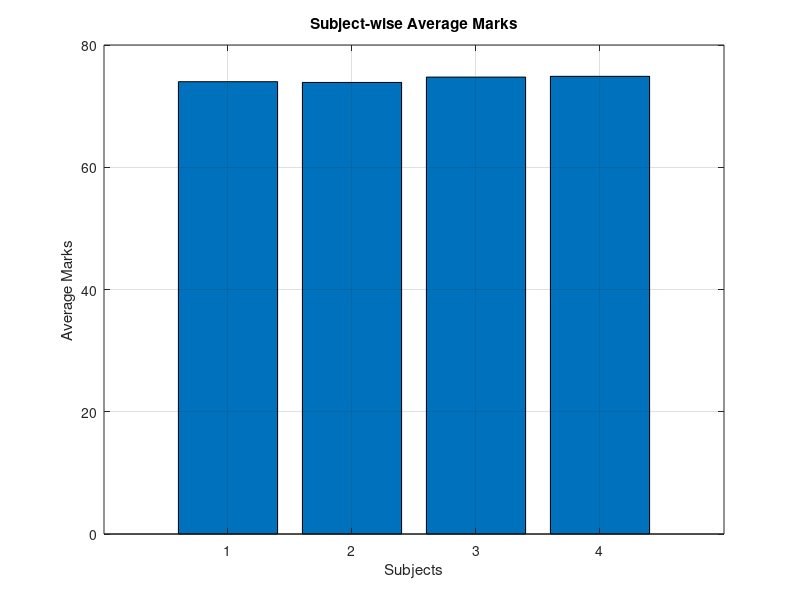
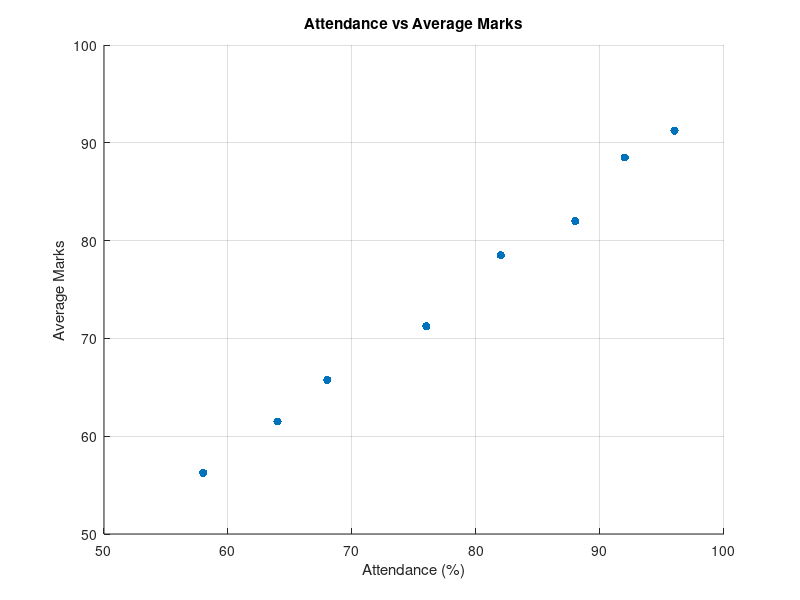
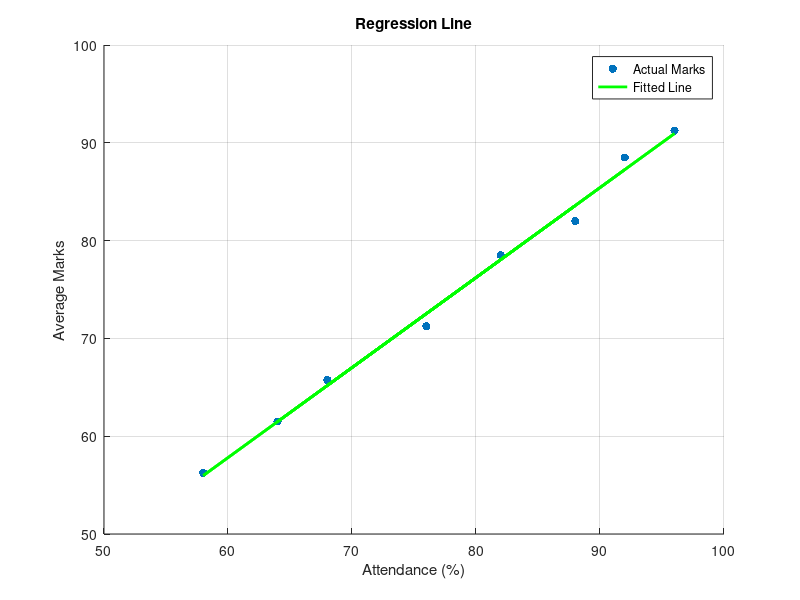

The MATLAB source for these figures, in order:
% Student Performance Analysis

% 1. Marks of 8 students (Maths, Physics, Chemistry, English)
marks = [78 82 74 80;
    65 60 68 70;
    92 95 90 88;
    55 50 58 62;
    84 80 86 78;
    70 75 72 68;
    60 58 65 63;
    88 91 85 90];
attendance = [82 68 96 58 88 76 64 92];

% 2. Average marks of each student
averageMarks = mean(marks, 2);
disp('Average Marks of Students:');
disp(averageMarks);

% 3. Subject-wise average
subjectAverage = mean(marks);
disp('Subject-wise Average:');
disp(subjectAverage);

figure;
bar(subjectAverage);
xlabel('Subjects');
ylabel('Average Marks');
title('Subject-wise Average Marks');
grid on;

% 4. Statistics
disp('Mean:');
disp(mean(averageMarks));
disp('Median:');
disp(median(averageMarks));
disp('Mode:');
disp(mode(averageMarks));
disp('Range:');
disp(max(averageMarks) - min(averageMarks));
disp('Variance:');
disp(var(averageMarks));
disp('Standard Deviation:');
disp(std(averageMarks));

% 5. Correlation
r = corrcoef(attendance, averageMarks);
disp('Correlation:');
disp(r(1,2));

figure;
scatter(attendance, averageMarks, 'filled');
xlabel('Attendance (%)');
ylabel('Average Marks');
title('Attendance vs Average Marks');
grid on;

% 6. Linear Regression
p = polyfit(attendance, averageMarks', 1);
fitted = polyval(p, attendance);
disp('Slope and Intercept:');
disp(p);

figure;
scatter(attendance, averageMarks, 'filled');
hold on;
plot(attendance, fitted, 'g', 'LineWidth', 2);
xlabel('Attendance (%)');
ylabel('Average Marks');
title('Regression Line');
legend('Actual Marks', 'Fitted Line');
grid on;
hold off;

% Predicted marks for 75% attendance
disp('Predicted Marks for 75% Attendance:');
disp(polyval(p, 75));

% 7. T-Test: high attendance vs low attendance
highGroup = averageMarks(attendance >= 75);
lowGroup = averageMarks(attendance < 75);

[h, pValue] = ttest2(highGroup, lowGroup);
disp('T-Test Result:');
disp(h);
disp('P-Value:');
disp(pValue);

if h == 1
    disp('Significant difference between groups.');
else
    disp('No significant difference between groups.');
end

% 8. Final Report
disp('===== PERFORMANCE REPORT =====');
disp(['Class Average: ', num2str(mean(averageMarks))]);
disp(['Highest Marks: ', num2str(max(averageMarks))]);
disp(['Lowest Marks: ', num2str(min(averageMarks))]);
disp(['Average Attendance: ', num2str(mean(attendance))]);
disp('Project Completed Successfully!');
